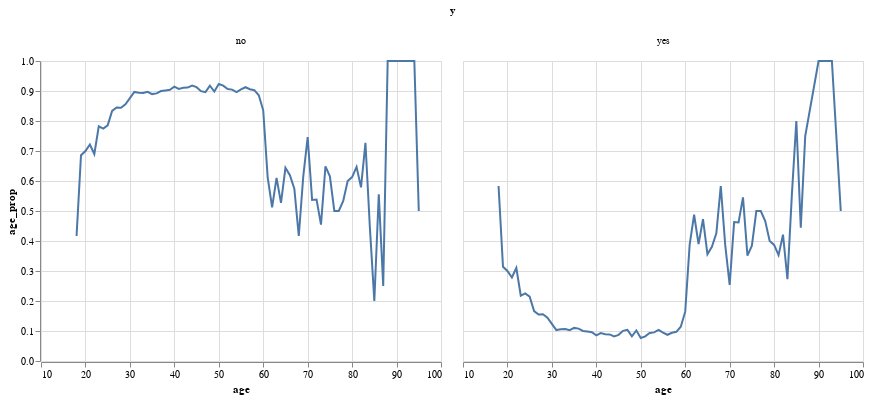

Notebook code for this chart:
### Code cell
alt.Chart(age_merged).mark_line().encode(x='age', y='age_prop').facet(column='y')

### Figure 1 — Vega-Lite specification as saved in the notebook (floating-point values rounded to 4 significant figures; data arrays with more than 128 entries replaced by an {"elided": "..."} marker saying what was removed)
{"config": {"view": {"continuousWidth": 400, "continuousHeight": 300}}, "data": {"name": "data-b2acc3f1a1fceab18cb423a5bfe4c1cc"}, "facet": {"column": {"field": "y", "type": "nominal"}}, "spec": {"mark": "line", "encoding": {"x": {"field": "age", "type": "quantitative"}, "y": {"field": "age_prop", "type": "quantitative"}}}, "$schema": "https://vega.github.io/schema/vega-lite/v4.17.0.json", "datasets": {"data-b2acc3f1a1fceab18cb423a5bfe4c1cc": {"elided": "148 records"}}}
